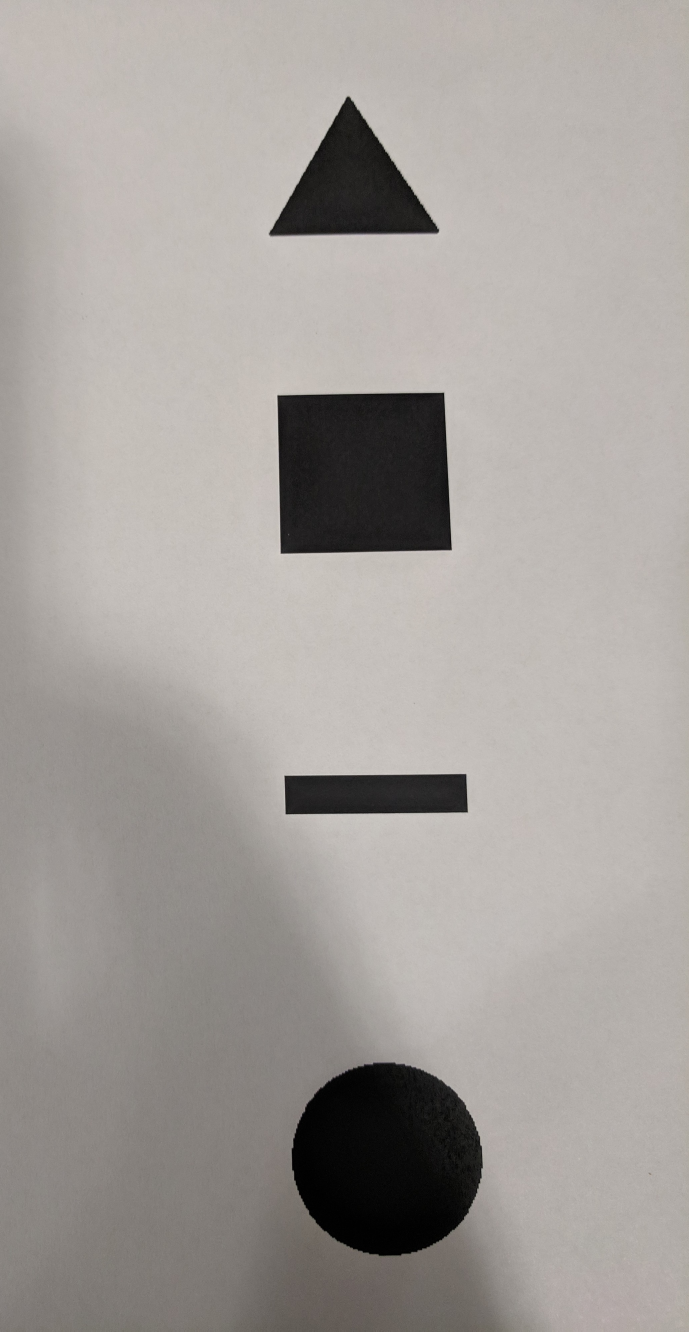
#> input picture shape_detection/images/realshapes1.jpg, 2067 x 3994 px (shown at 1/3 size)
$ python shapeDetector.py
#> lines starting #> are read from the running program, lines starting #| are printed output that depends on the picture; after the words box and inside, x2 and y2 are one past the last pixel; in counts of white or black regions, pixels touching at a corner belong together
import cv2
import math
import os

# https://docs.opencv.org/2.4/modules/imgproc/doc/structural_analysis_and_shape_descriptors.html

# load image
photo = "realshapes1.jpg"
imgpath = os.path.join("images", photo)
img = cv2.imread(imgpath)  # benthic species screen shot from manual
#> img is the input picture: shape (3994, 2067, 3); mean B, G, R 155.1, 159, 163.8

# resize image if necessary
img = cv2.resize(img, (0,0), fx=0.15, fy=0.15)
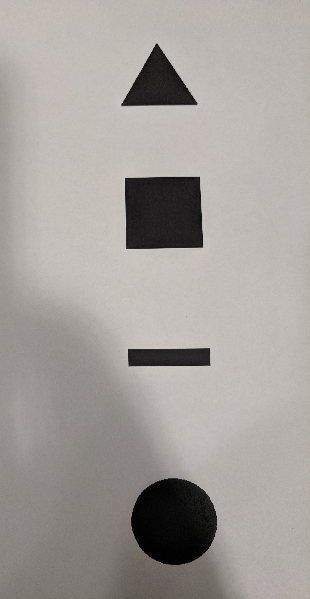
#> img: shape (599, 310, 3); mean B, G, R 155, 158.9, 163.7

# convert to grayscale
gray = cv2.cvtColor(img, cv2.COLOR_BGR2GRAY)

# [5 lines of commented-out code are left out]
gray = cv2.bilateralFilter(gray,9,75,75)

# find edges
edges = cv2.Canny(gray, 85, 100)
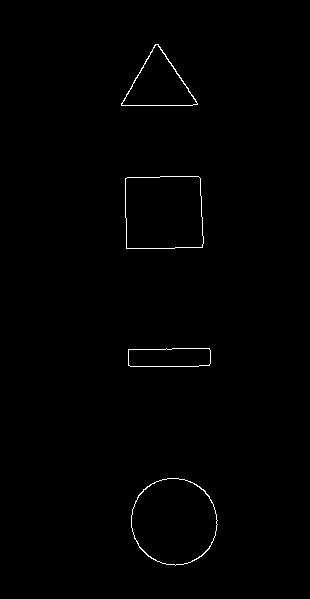
#> edges: shape (599, 310); 0.57% white in thin lines or dots, all inside (x1, y1, x2, y2) = (121, 44, 218, 566)

# [9 lines of commented-out code are left out]
contours, _ = cv2.findContours(edges, 1, 2)
#> contours = 8 contours; box (x1, y1, x2, y2) and area: (131, 478, 218, 566) 5844, (131, 478, 218, 566) 5784, (125, 176, 204, 249) 5396, (125, 176, 204, 249) 5394, (121, 44, 198, 106) 2466, (121, 44, 198, 106) 2402, (128, 348, 211, 367) 1418, (128, 348, 211, 367) 1416
print(len(contours), ' Shapes identified')
#| 8  Shapes identified

triangles, squares, circles, lines = (0, 0, 0, 0)  # used to count shapes

# find the number of sides in each shape
for c in contours:
    # Approximates a polygonal curve(s) with the specified precision
    # epsilon – approximation accuracy, max distance between the original curve and its approximation.
    approx = cv2.approxPolyDP(c, 0.02*cv2.arcLength(c, closed=True), closed=True)
    # print('Sides found:', len(approx), end=" -> ")
    # draw shapes in colors over original image
    if len(approx) < 3:
        lines += 1
        # print('Line')
        cv2.drawContours(img, [c], 0, (255, 0, 0), -1)
    elif len(approx) == 3:
        triangles += 1
        # print('Triangle')
        cv2.drawContours(img, [c], 0, (0, 255, 0), -1)
    elif len(approx) == 4:
        # could be either a square or line -> check side lengths
        # square: if the side lengths are within 20 pixels (might need to tune)
        # line: any other 4 sided shape (rectangle)
        side1 = math.sqrt((approx[0][0][0] - approx[1][0][0]) ** 2 + (approx[0][0][1] - approx[1][0][1]) ** 2)
        side2 = math.sqrt((approx[1][0][0] - approx[2][0][0]) ** 2 + (approx[1][0][1] - approx[2][0][1]) ** 2)
        if abs(side1 - side2) < 20:
            squares += 1
            # print('Square')
            cv2.drawContours(img, [c], 0, (0, 0, 255), -1)
        else:
            lines += 1
            # print('Line (rectangle)')
            cv2.drawContours(img, [c], 0, (255, 0, 0), -1)
    elif len(approx) >= 5:  # any more sides than square must be a circle
        circles += 1
        # print('Circle')
        cv2.drawContours(img, [c], 0, (255, 0, 255), -1)
#> this loop made 8 passes
#> (approx, side1, side2, lines) on passes 3 to 4: ([[128, 350], [208, 348], [210, 363], [130, 366]], 80.02, 15.13, 1), ([[128, 349], [130, 366], [210, 363], [209, 348]], 17.12, 80.06, 2)
#> (approx, side1, side2, squares) on passes 5 to 6: ([[125, 179], [198, 176], [202, 246], [127, 248]], 73.06, 70.11, 1), ([[125, 178], [126, 248], [202, 247], [198, 176]], 70.01, 76.01, 2)
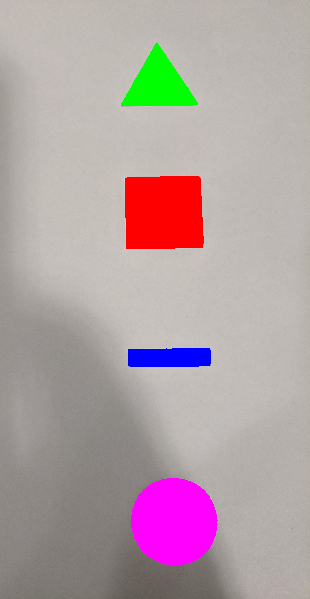
#> img: shape (599, 310, 3); 8.4% of pixels changed, all inside (x1, y1, x2, y2) = (121, 44, 218, 566)
#> after the loop, circles = 2; lines = 2; squares = 2; triangles = 2

# [5 lines of commented-out code are left out]

cv2.imshow('original grayscale', gray)
cv2.imshow('colored shapes', img)

# load base output image for display of species found
outpath = os.path.join("images", "output.png")
out = cv2.imread(outpath)
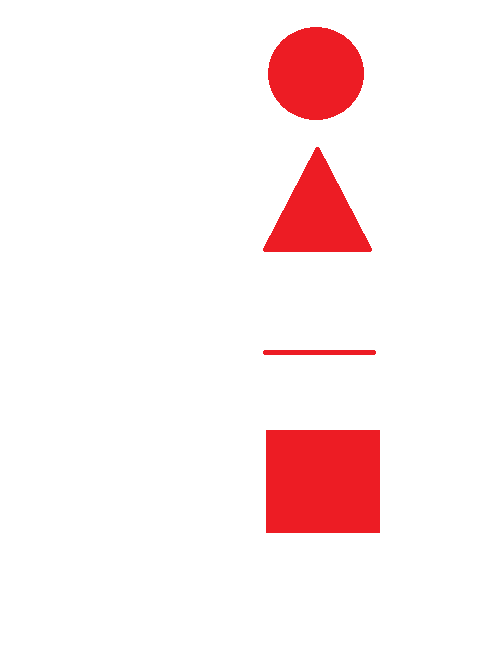
#> input picture shape_detection/images/output.png, 485 x 648 px
#> out is the input picture: shape (648, 485, 3); mean B, G, R 237.3, 236.7, 253.5
# add text to image to format output like in manual
cv2.putText(out, str(circles), (150,100), cv2.FONT_HERSHEY_SIMPLEX, 2, (0, 0, 255), 4)
cv2.putText(out, str(triangles), (150,230), cv2.FONT_HERSHEY_SIMPLEX, 2, (0, 0, 255), 4)
cv2.putText(out, str(lines), (150,370), cv2.FONT_HERSHEY_SIMPLEX, 2, (0, 0, 255), 4)
cv2.putText(out, str(squares), (150,510), cv2.FONT_HERSHEY_SIMPLEX, 2, (0, 0, 255), 4)
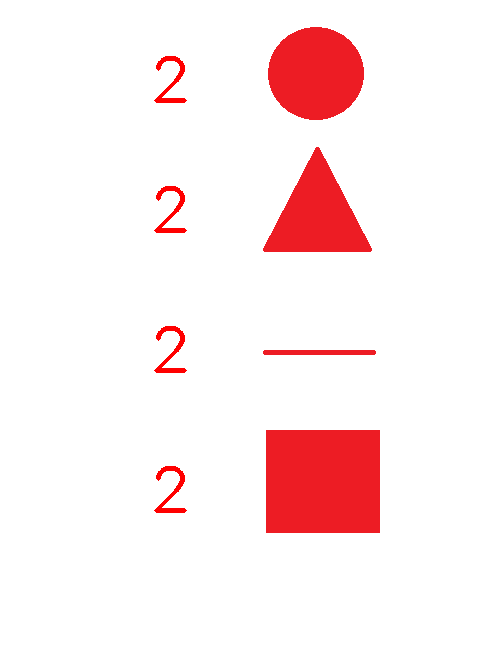
#> out: shape (648, 485, 3); mean B, G, R 235.8, 235.1, 253.5
cv2.imshow('out', out)

cv2.waitKey(0)  # hit esc to exit
cv2.destroyAllWindows()
